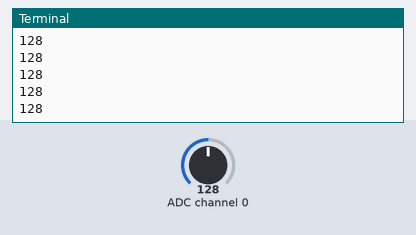
The program below on a simulated Raspberry Pi (BCM pin numbers). On the bench: the last lines printed to the terminal. Inputs (shaded band) come from the test bench; at power-on: ADC channel 0 = 128 (analog values on the 0–255 scale). Library files of the repository ran but are not shown: ADC0834.py.

Above: at 1.2 s.
1.3 s: ADC channel 0 set to 178
At 1.57 s:
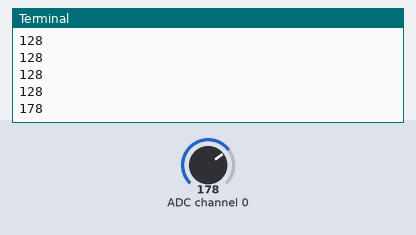
2.8 s: ADC channel 0 set to 224
At 2.97 s:
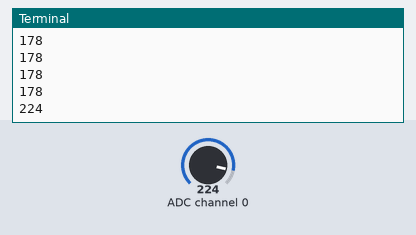
Timing chart, 0 to 5.8 s (numbered marks = the images above; inputs shaded):
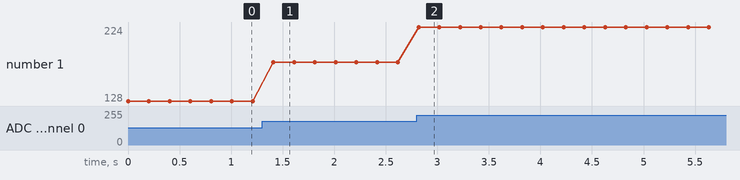

Measured:
- after the input at 1.3 s, the terminal: prints a new line after 0.11 s (image 1)
- after the input at 2.8 s, the terminal: prints a new line at once (image 2)
- plotted number 1: 128 → 178 after the input at 1.3 s, 178 → 224 after the input at 2.8 s

The program:

analogIn.py
```python
import RPi.GPIO as GPIO
import ADC0834
from time import sleep

GPIO.setmode(GPIO.BCM)
ADC0834.setup()

try:
    while True:
        analogValue = ADC0834.getResult(0)
        print(analogValue)
        sleep(.2)

except KeyboardInterrupt:
    GPIO.cleanup()
```
